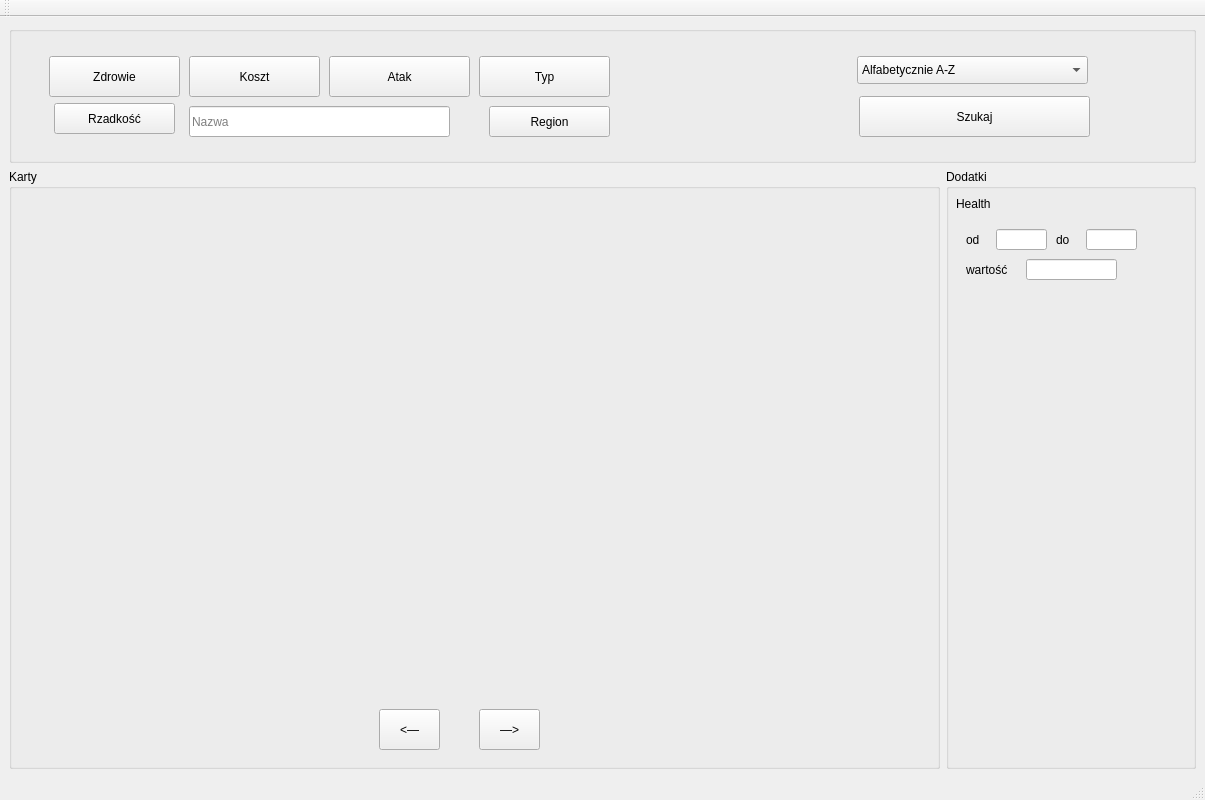
<?xml version="1.0" encoding="UTF-8"?>
<ui version="4.0">
 <class>MainWindow</class>
 <widget class="QMainWindow" name="MainWindow">
  <property name="geometry">
   <rect>
    <x>0</x>
    <y>0</y>
    <width>1205</width>
    <height>800</height>
   </rect>
  </property>
  <property name="sizePolicy">
   <sizepolicy hsizetype="Preferred" vsizetype="Preferred">
    <horstretch>0</horstretch>
    <verstretch>0</verstretch>
   </sizepolicy>
  </property>
  <property name="windowTitle">
   <string>Main window</string>
  </property>
  <widget class="QWidget" name="centralwidget">
   <layout class="QGridLayout" name="gridLayout">
    <item row="0" column="0" colspan="2">
     <widget class="QGroupBox" name="groupBox">
      <property name="minimumSize">
       <size>
        <width>1187</width>
        <height>0</height>
       </size>
      </property>
      <property name="maximumSize">
       <size>
        <width>250</width>
        <height>16777215</height>
       </size>
      </property>
      <property name="title">
       <string/>
      </property>
      <widget class="QPushButton" name="Zdrowie_B">
       <property name="enabled">
        <bool>true</bool>
       </property>
       <property name="geometry">
        <rect>
         <x>40</x>
         <y>30</y>
         <width>131</width>
         <height>41</height>
        </rect>
       </property>
       <property name="text">
        <string>Zdrowie</string>
       </property>
       <property name="checkable">
        <bool>false</bool>
       </property>
       <property name="autoDefault">
        <bool>false</bool>
       </property>
      </widget>
      <widget class="QPushButton" name="Koszt_B">
       <property name="geometry">
        <rect>
         <x>180</x>
         <y>30</y>
         <width>131</width>
         <height>41</height>
        </rect>
       </property>
       <property name="text">
        <string>Koszt</string>
       </property>
       <property name="checkable">
        <bool>false</bool>
       </property>
       <property name="checked">
        <bool>false</bool>
       </property>
       <property name="autoDefault">
        <bool>false</bool>
       </property>
      </widget>
      <widget class="QPushButton" name="Atak_B">
       <property name="geometry">
        <rect>
         <x>320</x>
         <y>30</y>
         <width>141</width>
         <height>41</height>
        </rect>
       </property>
       <property name="text">
        <string>Atak</string>
       </property>
      </widget>
      <widget class="QPushButton" name="Typ_B">
       <property name="geometry">
        <rect>
         <x>470</x>
         <y>30</y>
         <width>131</width>
         <height>41</height>
        </rect>
       </property>
       <property name="text">
        <string>Typ</string>
       </property>
      </widget>
      <widget class="QLineEdit" name="Name_T">
       <property name="geometry">
        <rect>
         <x>180</x>
         <y>80</y>
         <width>261</width>
         <height>31</height>
        </rect>
       </property>
       <property name="text">
        <string/>
       </property>
       <property name="placeholderText">
        <string>Nazwa</string>
       </property>
      </widget>
      <widget class="QPushButton" name="Rzadkosc_B">
       <property name="geometry">
        <rect>
         <x>45</x>
         <y>77</y>
         <width>121</width>
         <height>31</height>
        </rect>
       </property>
       <property name="text">
        <string>Rzadkość</string>
       </property>
      </widget>
      <widget class="QPushButton" name="Region_B">
       <property name="geometry">
        <rect>
         <x>480</x>
         <y>80</y>
         <width>121</width>
         <height>31</height>
        </rect>
       </property>
       <property name="text">
        <string>Region</string>
       </property>
      </widget>
      <widget class="QPushButton" name="Szukaj_B">
       <property name="geometry">
        <rect>
         <x>850</x>
         <y>70</y>
         <width>231</width>
         <height>41</height>
        </rect>
       </property>
       <property name="text">
        <string>Szukaj</string>
       </property>
      </widget>
      <widget class="QComboBox" name="Sortowanie_DB">
       <property name="geometry">
        <rect>
         <x>848</x>
         <y>30</y>
         <width>231</width>
         <height>28</height>
        </rect>
       </property>
       <item>
        <property name="text">
         <string>Alfabetycznie A-Z</string>
        </property>
       </item>
       <item>
        <property name="text">
         <string>Alfabetycznie Z-A</string>
        </property>
       </item>
      </widget>
     </widget>
    </item>
    <item row="1" column="1">
     <widget class="QGroupBox" name="groupBox_3">
      <property name="maximumSize">
       <size>
        <width>250</width>
        <height>16777215</height>
       </size>
      </property>
      <property name="title">
       <string>Dodatki</string>
      </property>
      <widget class="QStackedWidget" name="stackedWidget">
       <property name="geometry">
        <rect>
         <x>10</x>
         <y>0</y>
         <width>231</width>
         <height>281</height>
        </rect>
       </property>
       <property name="currentIndex">
        <number>1</number>
       </property>
       <widget class="QWidget" name="page"/>
       <widget class="QWidget" name="Health">
        <widget class="QLabel" name="label">
         <property name="geometry">
          <rect>
           <x>0</x>
           <y>20</y>
           <width>100</width>
           <height>30</height>
          </rect>
         </property>
         <property name="text">
          <string>Health</string>
         </property>
        </widget>
        <widget class="QLabel" name="label_7">
         <property name="geometry">
          <rect>
           <x>10</x>
           <y>60</y>
           <width>31</width>
           <height>21</height>
          </rect>
         </property>
         <property name="text">
          <string>od</string>
         </property>
        </widget>
        <widget class="QLineEdit" name="Health_from">
         <property name="geometry">
          <rect>
           <x>40</x>
           <y>60</y>
           <width>51</width>
           <height>21</height>
          </rect>
         </property>
        </widget>
        <widget class="QLineEdit" name="Health_to">
         <property name="geometry">
          <rect>
           <x>130</x>
           <y>60</y>
           <width>51</width>
           <height>21</height>
          </rect>
         </property>
        </widget>
        <widget class="QLabel" name="label_8">
         <property name="geometry">
          <rect>
           <x>100</x>
           <y>60</y>
           <width>21</width>
           <height>21</height>
          </rect>
         </property>
         <property name="text">
          <string>do</string>
         </property>
        </widget>
        <widget class="QLabel" name="label_9">
         <property name="geometry">
          <rect>
           <x>10</x>
           <y>90</y>
           <width>71</width>
           <height>21</height>
          </rect>
         </property>
         <property name="text">
          <string>wartość</string>
         </property>
        </widget>
        <widget class="QLineEdit" name="Health_value">
         <property name="geometry">
          <rect>
           <x>70</x>
           <y>90</y>
           <width>91</width>
           <height>21</height>
          </rect>
         </property>
        </widget>
       </widget>
       <widget class="QWidget" name="Cost">
        <widget class="QLabel" name="label_6">
         <property name="geometry">
          <rect>
           <x>0</x>
           <y>20</y>
           <width>101</width>
           <height>30</height>
          </rect>
         </property>
         <property name="text">
          <string>Cost</string>
         </property>
        </widget>
        <widget class="QLabel" name="label_10">
         <property name="geometry">
          <rect>
           <x>10</x>
           <y>90</y>
           <width>71</width>
           <height>21</height>
          </rect>
         </property>
         <property name="text">
          <string>wartość</string>
         </property>
        </widget>
        <widget class="QLineEdit" name="Cost_value">
         <property name="geometry">
          <rect>
           <x>70</x>
           <y>90</y>
           <width>91</width>
           <height>21</height>
          </rect>
         </property>
        </widget>
        <widget class="QLabel" name="label_11">
         <property name="geometry">
          <rect>
           <x>10</x>
           <y>60</y>
           <width>31</width>
           <height>21</height>
          </rect>
         </property>
         <property name="text">
          <string>od</string>
         </property>
        </widget>
        <widget class="QLabel" name="label_12">
         <property name="geometry">
          <rect>
           <x>100</x>
           <y>60</y>
           <width>21</width>
           <height>21</height>
          </rect>
         </property>
         <property name="text">
          <string>do</string>
         </property>
        </widget>
        <widget class="QLineEdit" name="Cost_to">
         <property name="geometry">
          <rect>
           <x>130</x>
           <y>60</y>
           <width>51</width>
           <height>21</height>
          </rect>
         </property>
        </widget>
        <widget class="QLineEdit" name="Cost_from">
         <property name="geometry">
          <rect>
           <x>40</x>
           <y>60</y>
           <width>51</width>
           <height>21</height>
          </rect>
         </property>
        </widget>
       </widget>
       <widget class="QWidget" name="Attack">
        <widget class="QLabel" name="label_2">
         <property name="geometry">
          <rect>
           <x>0</x>
           <y>20</y>
           <width>100</width>
           <height>30</height>
          </rect>
         </property>
         <property name="text">
          <string>Attack</string>
         </property>
        </widget>
        <widget class="QLabel" name="label_13">
         <property name="geometry">
          <rect>
           <x>10</x>
           <y>90</y>
           <width>71</width>
           <height>21</height>
          </rect>
         </property>
         <property name="text">
          <string>wartość</string>
         </property>
        </widget>
        <widget class="QLineEdit" name="Attack_value">
         <property name="geometry">
          <rect>
           <x>70</x>
           <y>90</y>
           <width>91</width>
           <height>21</height>
          </rect>
         </property>
        </widget>
        <widget class="QLabel" name="label_14">
         <property name="geometry">
          <rect>
           <x>10</x>
           <y>60</y>
           <width>31</width>
           <height>21</height>
          </rect>
         </property>
         <property name="text">
          <string>od</string>
         </property>
        </widget>
        <widget class="QLabel" name="label_15">
         <property name="geometry">
          <rect>
           <x>100</x>
           <y>60</y>
           <width>21</width>
           <height>21</height>
          </rect>
         </property>
         <property name="text">
          <string>do</string>
         </property>
        </widget>
        <widget class="QLineEdit" name="Attack_to">
         <property name="geometry">
          <rect>
           <x>130</x>
           <y>60</y>
           <width>51</width>
           <height>21</height>
          </rect>
         </property>
        </widget>
        <widget class="QLineEdit" name="Attack_from">
         <property name="geometry">
          <rect>
           <x>40</x>
           <y>60</y>
           <width>51</width>
           <height>21</height>
          </rect>
         </property>
        </widget>
       </widget>
       <widget class="QWidget" name="Type">
        <widget class="QLabel" name="label_3">
         <property name="geometry">
          <rect>
           <x>60</x>
           <y>20</y>
           <width>100</width>
           <height>30</height>
          </rect>
         </property>
         <property name="text">
          <string>Type</string>
         </property>
        </widget>
        <widget class="QCheckBox" name="Type_1">
         <property name="geometry">
          <rect>
           <x>60</x>
           <y>60</y>
           <width>92</width>
           <height>23</height>
          </rect>
         </property>
         <property name="text">
          <string>Champion</string>
         </property>
        </widget>
        <widget class="QCheckBox" name="Type_2">
         <property name="geometry">
          <rect>
           <x>60</x>
           <y>90</y>
           <width>92</width>
           <height>23</height>
          </rect>
         </property>
         <property name="text">
          <string>Follower</string>
         </property>
        </widget>
        <widget class="QCheckBox" name="Type_3">
         <property name="geometry">
          <rect>
           <x>60</x>
           <y>120</y>
           <width>92</width>
           <height>23</height>
          </rect>
         </property>
         <property name="text">
          <string>Spell</string>
         </property>
        </widget>
        <widget class="QCheckBox" name="Typ_4">
         <property name="geometry">
          <rect>
           <x>60</x>
           <y>150</y>
           <width>92</width>
           <height>23</height>
          </rect>
         </property>
         <property name="text">
          <string>Landmark</string>
         </property>
        </widget>
       </widget>
       <widget class="QWidget" name="Rarity">
        <widget class="QLabel" name="label_4">
         <property name="geometry">
          <rect>
           <x>50</x>
           <y>20</y>
           <width>100</width>
           <height>30</height>
          </rect>
         </property>
         <property name="text">
          <string>Rarity</string>
         </property>
        </widget>
        <widget class="QCheckBox" name="Rarity_1">
         <property name="geometry">
          <rect>
           <x>60</x>
           <y>70</y>
           <width>92</width>
           <height>23</height>
          </rect>
         </property>
         <property name="text">
          <string>Common</string>
         </property>
        </widget>
        <widget class="QCheckBox" name="Rarity_2">
         <property name="geometry">
          <rect>
           <x>60</x>
           <y>100</y>
           <width>92</width>
           <height>23</height>
          </rect>
         </property>
         <property name="text">
          <string>Rate</string>
         </property>
        </widget>
        <widget class="QCheckBox" name="Rarity_3">
         <property name="geometry">
          <rect>
           <x>60</x>
           <y>130</y>
           <width>92</width>
           <height>23</height>
          </rect>
         </property>
         <property name="text">
          <string>Epic</string>
         </property>
        </widget>
       </widget>
       <widget class="QWidget" name="Region">
        <widget class="QLabel" name="label_5">
         <property name="geometry">
          <rect>
           <x>0</x>
           <y>30</y>
           <width>100</width>
           <height>30</height>
          </rect>
         </property>
         <property name="text">
          <string>Region</string>
         </property>
        </widget>
        <widget class="QCheckBox" name="Region_1">
         <property name="geometry">
          <rect>
           <x>0</x>
           <y>60</y>
           <width>121</width>
           <height>23</height>
          </rect>
         </property>
         <property name="text">
          <string>BANDLE CITY</string>
         </property>
        </widget>
        <widget class="QCheckBox" name="Region_2">
         <property name="geometry">
          <rect>
           <x>0</x>
           <y>85</y>
           <width>111</width>
           <height>23</height>
          </rect>
         </property>
         <property name="text">
          <string>BILGEWATER</string>
         </property>
        </widget>
        <widget class="QCheckBox" name="Region_3">
         <property name="geometry">
          <rect>
           <x>0</x>
           <y>110</y>
           <width>92</width>
           <height>23</height>
          </rect>
         </property>
         <property name="text">
          <string>DEMACIA</string>
         </property>
        </widget>
        <widget class="QCheckBox" name="Region_4">
         <property name="geometry">
          <rect>
           <x>0</x>
           <y>135</y>
           <width>101</width>
           <height>23</height>
          </rect>
         </property>
         <property name="text">
          <string>FRELJORD</string>
         </property>
        </widget>
        <widget class="QCheckBox" name="Region_7">
         <property name="geometry">
          <rect>
           <x>0</x>
           <y>185</y>
           <width>92</width>
           <height>23</height>
          </rect>
         </property>
         <property name="text">
          <string>NOXUS</string>
         </property>
        </widget>
        <widget class="QCheckBox" name="Region_5">
         <property name="geometry">
          <rect>
           <x>0</x>
           <y>160</y>
           <width>92</width>
           <height>23</height>
          </rect>
         </property>
         <property name="text">
          <string>IXTAL</string>
         </property>
        </widget>
        <widget class="QCheckBox" name="Region_11">
         <property name="geometry">
          <rect>
           <x>120</x>
           <y>110</y>
           <width>92</width>
           <height>23</height>
          </rect>
         </property>
         <property name="text">
          <string>SHURIMA</string>
         </property>
        </widget>
        <widget class="QCheckBox" name="Region_12">
         <property name="geometry">
          <rect>
           <x>120</x>
           <y>135</y>
           <width>92</width>
           <height>23</height>
          </rect>
         </property>
         <property name="text">
          <string>TARGON</string>
         </property>
        </widget>
        <widget class="QCheckBox" name="Region_9">
         <property name="geometry">
          <rect>
           <x>120</x>
           <y>60</y>
           <width>92</width>
           <height>23</height>
          </rect>
         </property>
         <property name="text">
          <string>PILTOVER</string>
         </property>
        </widget>
        <widget class="QCheckBox" name="Region_10">
         <property name="geometry">
          <rect>
           <x>120</x>
           <y>85</y>
           <width>92</width>
           <height>23</height>
          </rect>
         </property>
         <property name="text">
          <string>PUSTKA</string>
         </property>
        </widget>
        <widget class="QCheckBox" name="Region_14">
         <property name="geometry">
          <rect>
           <x>120</x>
           <y>185</y>
           <width>92</width>
           <height>23</height>
          </rect>
         </property>
         <property name="text">
          <string>ZAUN</string>
         </property>
        </widget>
        <widget class="QCheckBox" name="Region_13">
         <property name="geometry">
          <rect>
           <x>120</x>
           <y>160</y>
           <width>92</width>
           <height>23</height>
          </rect>
         </property>
         <property name="text">
          <string>IONIA</string>
         </property>
        </widget>
        <widget class="QCheckBox" name="Region_8">
         <property name="geometry">
          <rect>
           <x>0</x>
           <y>210</y>
           <width>131</width>
           <height>23</height>
          </rect>
         </property>
         <property name="text">
          <string>WYSPY CIENIA</string>
         </property>
        </widget>
       </widget>
      </widget>
     </widget>
    </item>
    <item row="1" column="0">
     <widget class="QGroupBox" name="groupBox_2">
      <property name="minimumSize">
       <size>
        <width>0</width>
        <height>600</height>
       </size>
      </property>
      <property name="title">
       <string>Karty</string>
      </property>
      <widget class="QPushButton" name="pushButton">
       <property name="geometry">
        <rect>
         <x>370</x>
         <y>540</y>
         <width>61</width>
         <height>41</height>
        </rect>
       </property>
       <property name="text">
        <string>&lt;—</string>
       </property>
      </widget>
      <widget class="QPushButton" name="pushButton_2">
       <property name="geometry">
        <rect>
         <x>470</x>
         <y>540</y>
         <width>61</width>
         <height>41</height>
        </rect>
       </property>
       <property name="text">
        <string>—&gt;</string>
       </property>
      </widget>
      <widget class="QPushButton" name="button_pic1">
       <property name="geometry">
        <rect>
         <x>90</x>
         <y>30</y>
         <width>120</width>
         <height>160</height>
        </rect>
       </property>
       <property name="text">
        <string/>
       </property>
       <property name="flat">
        <bool>true</bool>
       </property>
      </widget>
      <widget class="QPushButton" name="button_pic2">
       <property name="geometry">
        <rect>
         <x>240</x>
         <y>30</y>
         <width>120</width>
         <height>160</height>
        </rect>
       </property>
       <property name="text">
        <string/>
       </property>
       <property name="flat">
        <bool>true</bool>
       </property>
      </widget>
      <widget class="QPushButton" name="button_pic3">
       <property name="geometry">
        <rect>
         <x>390</x>
         <y>30</y>
         <width>120</width>
         <height>160</height>
        </rect>
       </property>
       <property name="text">
        <string/>
       </property>
       <property name="flat">
        <bool>true</bool>
       </property>
      </widget>
      <widget class="QPushButton" name="button_pic4">
       <property name="geometry">
        <rect>
         <x>540</x>
         <y>30</y>
         <width>120</width>
         <height>160</height>
        </rect>
       </property>
       <property name="text">
        <string/>
       </property>
       <property name="flat">
        <bool>true</bool>
       </property>
      </widget>
      <widget class="QPushButton" name="button_pic5">
       <property name="geometry">
        <rect>
         <x>690</x>
         <y>30</y>
         <width>120</width>
         <height>160</height>
        </rect>
       </property>
       <property name="text">
        <string/>
       </property>
       <property name="flat">
        <bool>true</bool>
       </property>
      </widget>
      <widget class="QPushButton" name="button_pic6">
       <property name="geometry">
        <rect>
         <x>90</x>
         <y>200</y>
         <width>120</width>
         <height>160</height>
        </rect>
       </property>
       <property name="text">
        <string/>
       </property>
       <property name="flat">
        <bool>true</bool>
       </property>
      </widget>
      <widget class="QPushButton" name="button_pic7">
       <property name="geometry">
        <rect>
         <x>240</x>
         <y>200</y>
         <width>120</width>
         <height>160</height>
        </rect>
       </property>
       <property name="text">
        <string/>
       </property>
       <property name="flat">
        <bool>true</bool>
       </property>
      </widget>
      <widget class="QPushButton" name="button_pic8">
       <property name="geometry">
        <rect>
         <x>390</x>
         <y>200</y>
         <width>120</width>
         <height>160</height>
        </rect>
       </property>
       <property name="text">
        <string/>
       </property>
       <property name="flat">
        <bool>true</bool>
       </property>
      </widget>
      <widget class="QPushButton" name="button_pic9">
       <property name="geometry">
        <rect>
         <x>540</x>
         <y>200</y>
         <width>120</width>
         <height>160</height>
        </rect>
       </property>
       <property name="text">
        <string/>
       </property>
       <property name="flat">
        <bool>true</bool>
       </property>
      </widget>
      <widget class="QPushButton" name="button_pic10">
       <property name="geometry">
        <rect>
         <x>690</x>
         <y>200</y>
         <width>120</width>
         <height>160</height>
        </rect>
       </property>
       <property name="text">
        <string/>
       </property>
       <property name="flat">
        <bool>true</bool>
       </property>
      </widget>
      <widget class="QPushButton" name="button_pic11">
       <property name="geometry">
        <rect>
         <x>90</x>
         <y>370</y>
         <width>120</width>
         <height>160</height>
        </rect>
       </property>
       <property name="text">
        <string/>
       </property>
       <property name="flat">
        <bool>true</bool>
       </property>
      </widget>
      <widget class="QPushButton" name="button_pic12">
       <property name="geometry">
        <rect>
         <x>240</x>
         <y>370</y>
         <width>120</width>
         <height>160</height>
        </rect>
       </property>
       <property name="text">
        <string/>
       </property>
       <property name="flat">
        <bool>true</bool>
       </property>
      </widget>
      <widget class="QPushButton" name="button_pic13">
       <property name="geometry">
        <rect>
         <x>390</x>
         <y>370</y>
         <width>120</width>
         <height>160</height>
        </rect>
       </property>
       <property name="text">
        <string/>
       </property>
       <property name="flat">
        <bool>true</bool>
       </property>
      </widget>
      <widget class="QPushButton" name="button_pic14">
       <property name="geometry">
        <rect>
         <x>540</x>
         <y>370</y>
         <width>120</width>
         <height>160</height>
        </rect>
       </property>
       <property name="text">
        <string/>
       </property>
       <property name="flat">
        <bool>true</bool>
       </property>
      </widget>
      <widget class="QPushButton" name="button_pic15">
       <property name="geometry">
        <rect>
         <x>690</x>
         <y>370</y>
         <width>120</width>
         <height>160</height>
        </rect>
       </property>
       <property name="text">
        <string/>
       </property>
       <property name="flat">
        <bool>true</bool>
       </property>
      </widget>
     </widget>
    </item>
   </layout>
  </widget>
  <widget class="QMenuBar" name="menubar">
   <property name="geometry">
    <rect>
     <x>0</x>
     <y>0</y>
     <width>1205</width>
     <height>22</height>
    </rect>
   </property>
  </widget>
  <widget class="QStatusBar" name="statusbar"/>
  <widget class="QToolBar" name="toolBar">
   <property name="windowTitle">
    <string>toolBar</string>
   </property>
   <attribute name="toolBarArea">
    <enum>TopToolBarArea</enum>
   </attribute>
   <attribute name="toolBarBreak">
    <bool>false</bool>
   </attribute>
  </widget>
  <action name="actionxdsd">
   <property name="text">
    <string>xdsd</string>
   </property>
  </action>
 </widget>
 <resources/>
 <connections/>
</ui>
